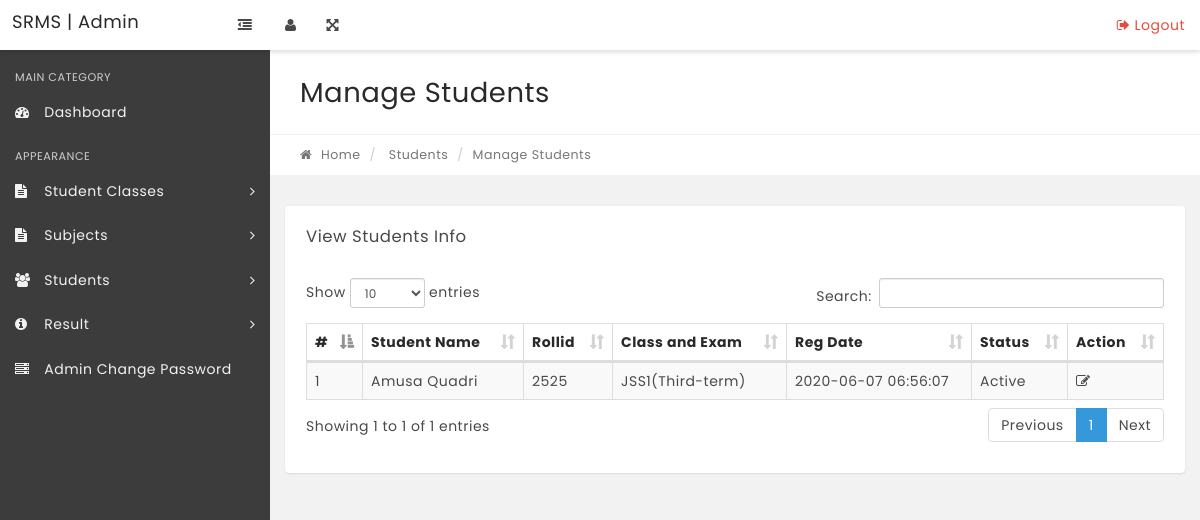
Before: /manage-students.php with the older database file.
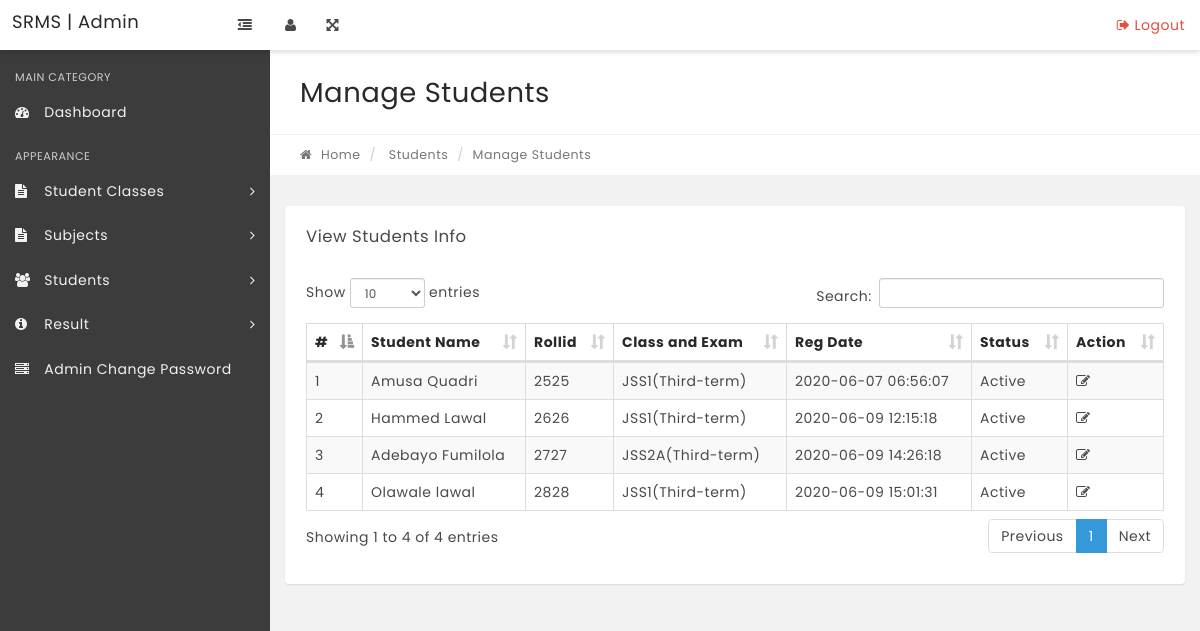
After: the same page with the newer database file.
### tables this page shows
CREATE TABLE IF NOT EXISTS `tblstudents` (
  `StudentId` int(11) NOT NULL AUTO_INCREMENT,
  `StudentName` varchar(100) NOT NULL,
  `AdmissionNumber` int(15) NOT NULL,
  `RollId` int(15) NOT NULL,
  `State` varchar(100) NOT NULL,
  `TelephoneNumber` varchar(15) NOT NULL,
  `Address` varchar(50) NOT NULL,
  `Sex` varchar(10) NOT NULL,
  `Age` varchar(100) NOT NULL,
  `Scores` int(11) NOT NULL,
  `image` varchar(200) NOT NULL,
  `ClassId` int(11) NOT NULL,
  `RegDate` timestamp NOT NULL DEFAULT CURRENT_TIMESTAMP,
  `UpdationDate` timestamp NULL DEFAULT NULL ON UPDATE CURRENT_TIMESTAMP,
  `Status` int(1) NOT NULL,
  PRIMARY KEY (`StudentId`)
);

CREATE TABLE IF NOT EXISTS `tblclasses` (
  `id` int(11) NOT NULL AUTO_INCREMENT,
  `ClassName` varchar(80) DEFAULT NULL,
  `Exam` varchar(20) NOT NULL,
  `Session` varchar(7) NOT NULL,
  `CreationDate` timestamp NOT NULL DEFAULT CURRENT_TIMESTAMP,
  `UpdationDate` timestamp NOT NULL DEFAULT '0000-00-00 00:00:00' ON UPDATE CURRENT_TIMESTAMP,
  PRIMARY KEY (`id`)
);

### manage-students.php (the view, shortened to what the changed rows need)
<?php
include('includes/config.php');
if(strlen($_SESSION['alogin'])=="")
    {
    header("Location: index.php");
    }
    else{
?>
<!DOCTYPE html>
<html lang="en">
    <head>
        <link rel="stylesheet" href="css/bootstrap.min.css" media="screen" >
        <link rel="stylesheet" href="css/font-awesome.min.css" media="screen" >
        <link rel="stylesheet" href="css/animate-css/animate.min.css" media="screen" >
        <link rel="stylesheet" href="css/lobipanel/lobipanel.min.css" media="screen" >
        <link rel="stylesheet" href="css/prism/prism.css" media="screen" >
        <link rel="stylesheet" type="text/css" href="js/DataTables/datatables.min.css"/>
        <link rel="stylesheet" href="css/main.css" media="screen" >
    </head>
    <body class="top-navbar-fixed">
        <div class="main-wrapper">
   <?php include('includes/topbar.php');?>
            <div class="content-wrapper">
                <div class="content-container">
<?php include('includes/leftbar.php');?>
                    <div class="main-page">
                        <div class="container-fluid">
                            <div class="row page-title-div">
                                <div class="col-md-6">
                                    <h2 class="title">Manage Students</h2>
                                </div>
                            </div>
                            <div class="row breadcrumb-div">
                                <div class="col-md-6">
                                    <ul class="breadcrumb">
            							<li><a href="dashboard.php"><i class="fa fa-home"></i> Home</a></li>
                                        <li> Students</li>
            							<li class="active">Manage Students</li>
            						</ul>
                                </div>
                            </div>
                        </div>
                        <section class="section">
                            <div class="container-fluid">
                                <div class="row">
                                    <div class="col-md-12">
                                        <div class="panel">
                                            <div class="panel-heading">
                                                <div class="panel-title">
                                                    <h5>View Students Info</h5>
                                                </div>
                                            </div>
                                            <div class="panel-body p-20">
                                                <table id="example" class="display table table-striped table-bordered" cellspacing="0" width="100%">
                                                    <thead>
                                                        <tr>
                                                            <th>#</th>
                                                            <th>Student Name</th>
															<th> Rollid </th>
                                                            <th>Class and Exam</th>
                                                            <th>Reg Date</th>
                                                            <th>Status</th>
                                                            <th>Action</th>
                                                        </tr>
                                                    </thead>
                                                    <tbody>
<?php $sql = "SELECT tblstudents.StudentName,tblstudents.RollId,tblstudents.RegDate,tblstudents.StudentId,tblstudents.Status,tblclasses.ClassName,tblclasses.Exam from tblstudents join tblclasses on tblclasses.id=tblstudents.ClassId";
$query = $dbh->prepare($sql);
$query->execute();
$results=$query->fetchAll(PDO::FETCH_OBJ);
$cnt=1;
if($query->rowCount() > 0)
{
foreach($results as $result)
{   ?>
<tr> <td><?php echo htmlentities($cnt);?></td>
                                                            <td><?php echo htmlentities($result->StudentName);?></td>
                                                            <td><?php echo htmlentities($result->RollId);?></td>
                                                            <td><?php echo htmlentities($result->ClassName);?>(<?php echo htmlentities($result->Exam);?>)</td>
                                                            <td><?php echo htmlentities($result->RegDate);?></td>
                                                             <td><?php if($result->Status==1){
echo htmlentities('Active');
}
else{
   echo htmlentities('Blocked');
}
                                                                ?></td>
<td>
<a href="edit-student.php?stid=<?php echo htmlentities($result->StudentId);?>"><i class="fa fa-edit" title="Edit Record"></i> </a>
</td>
</tr>
<?php $cnt=$cnt+1;}} ?>
                                                    </tbody>
                                                </table>
                                            </div>
                                        </div>
                                    </div>
                                                </div>
                                            </div>
                                        </div>
                                    </div>
                                </div>
                            </div>
    </body>
</html>
<?php } ?>

Changed rows visible on the page:
added tblstudents: StudentName "Hammed Lawal", RollId "2626", ClassId.ClassName "JSS1", ClassId.Exam "Third-term", RegDate "2020-06-09 12:15:18"
added tblstudents: StudentName "Adebayo Fumilola", RollId "2727", ClassId.ClassName "JSS2A", ClassId.Exam "Third-term", RegDate "2020-06-09 14:26:18"
added tblstudents: StudentName "Olawale lawal", RollId "2828", ClassId.ClassName "JSS1", ClassId.Exam "Third-term", RegDate "2020-06-09 15:01:31"
Other visible differences:
text written by a page script: "Show entries Search: Showing 1 to 1 of 1 entries Previous 1 Next" → "Show entries Search: Showing 1 to 4 of 4 entries Previous 1 Next"
